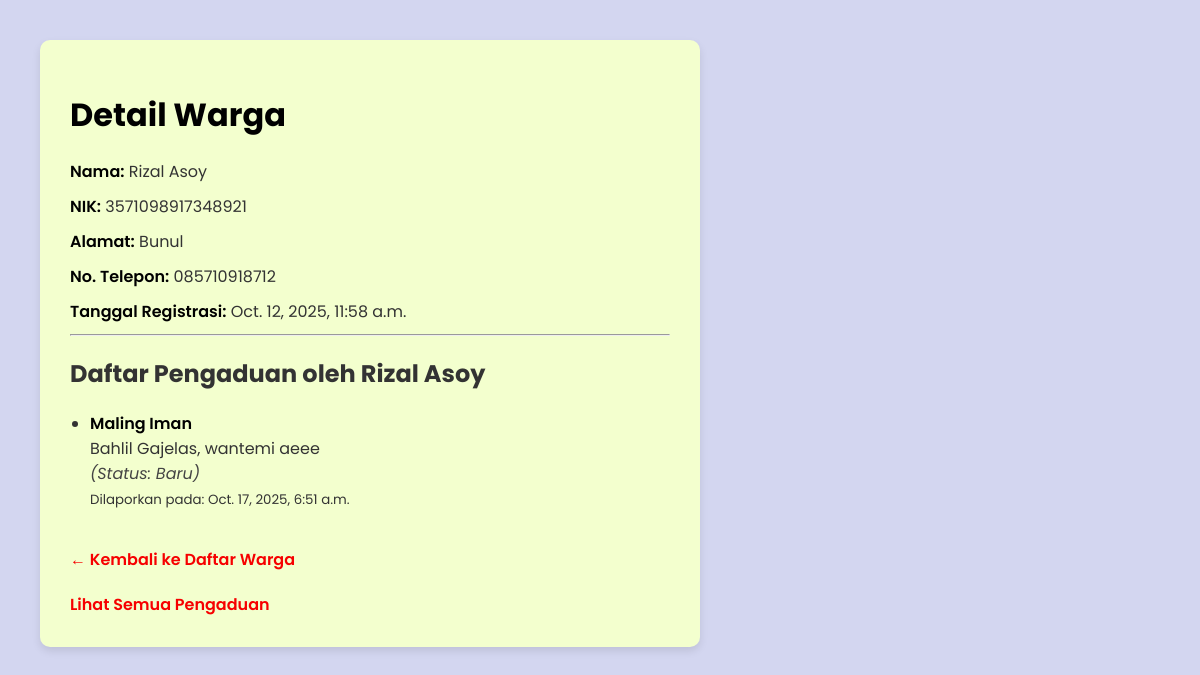
/warga/1/, run on an earlier commit of the app's database.
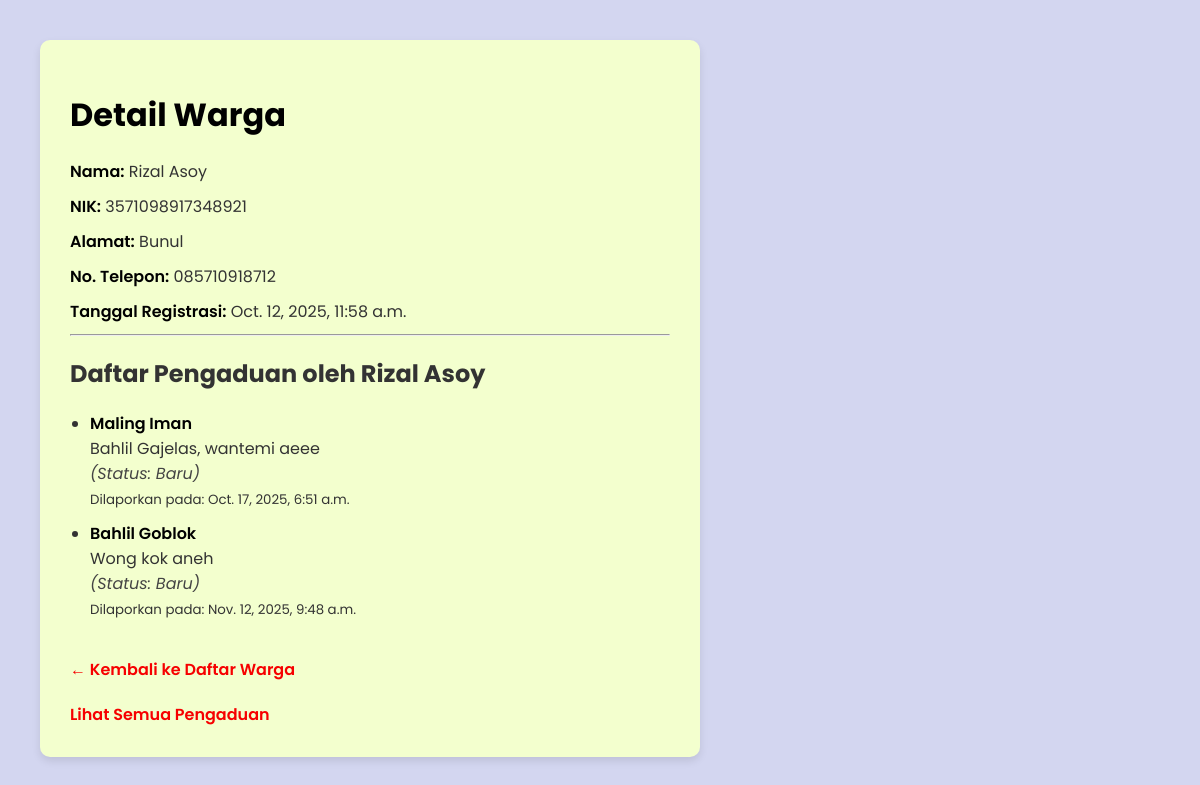
And on a later commit of the database.
### warga/models.py (models this page shows, shortened)
class Warga(models.Model):
    nik=models.CharField(max_length=16, unique=True,verbose_name="Nomor Induk Kependudukan")
    nama=models.CharField(max_length=100, unique=True,verbose_name="Nama lengkap")
    alamat=models.TextField(verbose_name="Alamat Rumah")
    no_telepon=models.CharField(max_length=16, blank=True,verbose_name="Nomor Telepon")
    tanggal_registrasi=models.DateTimeField(auto_now=True)

class Pengaduan(models.Model):
    STATUS_CHOICES = [
        ('BARU', 'Baru'),
        ('PROSES', 'Dalam Proses'),
        ('SELESAI', 'Selesai'),
    ]
    aduan = models.CharField(max_length=200, verbose_name="Judul Pengaduan")
    isi = models.TextField(verbose_name="Isi Pengaduan")
    status = models.CharField(max_length=10, choices=STATUS_CHOICES, default='BARU', verbose_name="Status Pengaduan")
    tanggal_aduan = models.DateTimeField(auto_now_add=True)
    pelapor = models.ForeignKey(Warga, on_delete=models.CASCADE, related_name='pengaduan', verbose_name="Pelapor")

### warga/views.py (the view)
# urls.py: path('<int:pk>/', WargaDetailView.as_view(), name='warga-detail'),
class WargaDetailView(DetailView):
    model = Warga
    template_name = 'warga/warga_detail.html'

### warga/templates/warga/warga_detail.html (shortened to what this page needs)
<!DOCTYPE html>
<html lang="id">
  <head>
  </head>
  <body>
    <div class="container">
      <h1>Detail Warga</h1>
      <div class="field"><span class="label">Nama:</span> {{ object.nama }}</div>
      <div class="field"><span class="label">NIK:</span> {{ object.nik }}</div>
      <div class="field"><span class="label">Alamat:</span> {{ object.alamat }}</div>
      <div class="field"><span class="label">No. Telepon:</span> {{ object.no_telepon }}</div>
      <div class="field"><span class="label">Tanggal Registrasi:</span> {{ object.tanggal_registrasi }}</div>
      <hr />
      <h2>Daftar Pengaduan oleh {{ object.nama }}</h2>
      <ul>
        {% for aduan in object.pengaduan.all %}
          <li>
            <span class="aduan-title">{{ aduan.aduan }}</span><br />
            {{ aduan.isi }}<br />
            <span class="status">(Status: {{ aduan.get_status_display }})</span><br />
            <small>Dilaporkan pada: {{ aduan.tanggal_aduan }}</small>
          </li>
        {% empty %}
          <li>Warga ini belum pernah melakukan pengaduan.</li>
        {% endfor %}
      </ul>
      <a href="{% url 'warga-list' %}">← Kembali ke Daftar Warga</a>
      <br />
      <a href="{% url 'pengaduan-list' %}">Lihat Semua Pengaduan</a>
    </div>
  </body>
</html>

### warga/templates/warga/warga_detail.html (style rules this page uses)
body { font-family: "Poppins", sans-serif; margin: 40px; background-color: #d3d6f0; color: #333; }
.container { background: #f3ffce; border-radius: 10px; padding: 30px; max-width: 600px; box-shadow: 0 4px 8px rgba(0, 0, 0, 0.1); }
h1 { color: #000000; margin-bottom: 20px; }
.field { margin: 10px 0; }
.label { font-weight: 600; color: #000; }
a { display: inline-block; margin-top: 20px; text-decoration: none; color: #f60000; font-weight: 600; }
ul { padding-left: 20px; }
li { margin-bottom: 10px; }
.aduan-title { font-weight: 600; color: #000; }
.status { font-style: italic; color: #444; }

What changed in the data, as far as the page shows it:
added Pengaduan: aduan "Bahlil Goblok", isi "Wong kok aneh", status "Baru", tanggal_aduan "Nov. 12, 2025, 9:48 a.m."
